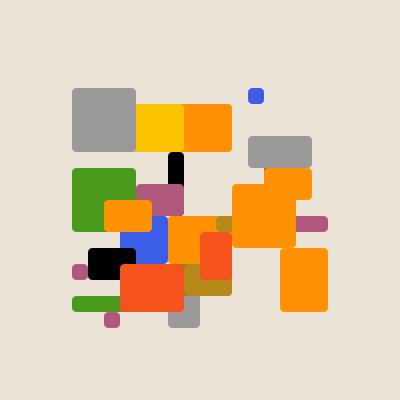
Frame 1 (no input)
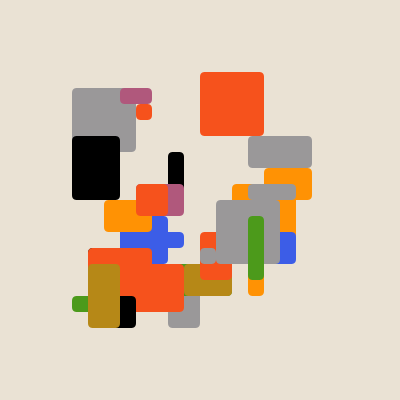
Frame 60 (the mouse pressed at the canvas centre just before this capture)
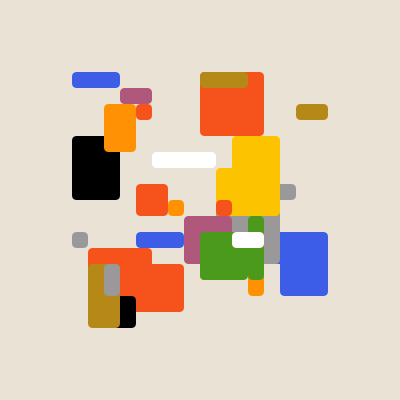
Frame 120 (the mouse held since frame 60 and released just before this capture)

The Processing sketch that drew these frames (run headless with seeded random() and noise(); from frame 60 on, the mouse is pressed at the canvas centre):

// Processing sketch: boxes_front_matt_java
// ── boxes_front_matt_java.pde
import java.lang.Math;

int[] og_palette = {#000000, #FFFFFF, #9A9899, #3C5DE7, #B0587C, 
  #F6521C, #FF9204, #FCC400, #4C9A1B, #B68817};
int[] alt_palette = {#000000, #FFFFFF, #F94144, #F3722C, #F8961E, 
  #F9844A, #F9C74F, #90BE6D, #43AA8B, #4D908E, 
  #577590, #277DA1};
int[] palette;

boolean squircle;
int blend_chance;
int border = 72;
int obj_count = 16;
int obj_size = 16;
int obj_limit = 32;
int[][][] objs = new int[obj_limit][3][2];

void setup() {
  size(400, 400);
  int palette_choice = randint(0, 1);
  squircle = randint(0, 1) == 0;
  palette = (palette_choice == 0) ? og_palette : alt_palette;
  
  blend_chance = randint(0, 100);
  if(blend_chance <= 10){
    blendMode(MULTIPLY);
  } else if (blend_chance <= 20){
    blendMode(HARD_LIGHT);
  }
  
  for (int i = 0; i < obj_limit; i++) {
    int new_size[] = get_size();
    int new_pos[] = get_pos(new_size);
    int new_color[] = get_color_index(palette.length);
    objs[i][0] = new_pos;
    objs[i][1] = new_size;
    objs[i][2] = new_color;
  }
  noStroke();
}

void draw() {
  background(#EAE2D4);
  if (frameCount % 4 == 0) {
    for (int i = 0; i < obj_limit - 1; i++) {
      objs[i][0] = objs[i+1][0];
      objs[i][1] = objs[i+1][1];
      objs[i][2] = objs[i+1][2];
    }
    int new_size[] = get_size();
    int new_pos[] = get_pos(new_size);
    int new_color[] = get_color_index(palette.length);
    objs[obj_limit-1][0] = new_pos;
    objs[obj_limit-1][1] = new_size;
    objs[obj_limit-1][2] = new_color;
  }

  for (int i = 0; i < obj_limit; i++) {
    int[] pos = objs[i][0];
    int[] size = objs[i][1]; 
    int[] obj_color = objs[i][2]; 
    fill(palette[obj_color[0]]);
    if (squircle){
      rect(border + pos[0] * obj_size, border + pos[1] * obj_size, size[0] * obj_size, size[1] * obj_size, 5);
    }
    else{
      rect(border + pos[0] * obj_size, border + pos[1] * obj_size, size[0] * obj_size, size[1] * obj_size);
    }  
  }
}

int randint(int min, int max) {
  // max and min are inclusive
  return (int) (min + (Math.random() * (1 + max - min)));
}

int[] get_size() {
  int[] size = {randint(1, 4), randint(1, 4)};
  return size;
}

int[] get_pos(int[] size) {
  int[] pos = {randint(0, 16 - size[0]), randint(0, 16 - size[1])};
  return pos;
}

int[] get_color_index(int palette_len) {
  int[] color_index = {randint(0, palette_len - 1)};
  return color_index;
}
